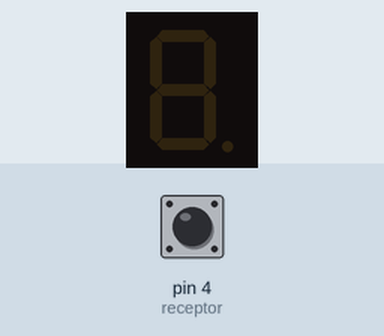
Simulated run of this sketch. Board: Arduino Uno, built with avr-gcc and run on an emulated ATmega328P. Shown: 1-digit seven-segment display. Wiring (inferred from the names in the program): 1-digit 7-segment display, segments lit when HIGH: segments pin 14, pin 16, pin 8, pin 7, pin 6, pin 15, pin 18, pin 9. The inputs (shaded band) are chosen by the test bench; at power-on: pin 4 (receptor) HIGH. The segment pins are drawn as the display they are named for; what the sketch prints to the serial monitor is not drawn.

Above: at 1.2 s.
1.3 s: pin 4 (receptor) pulled LOW for 1 s
At 2.3 s:
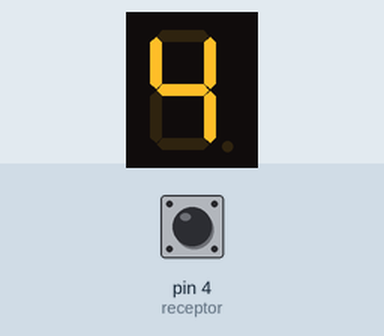
3.8 s: pin 4 (receptor) pulled LOW for 0.25 s
At 5.1 s:
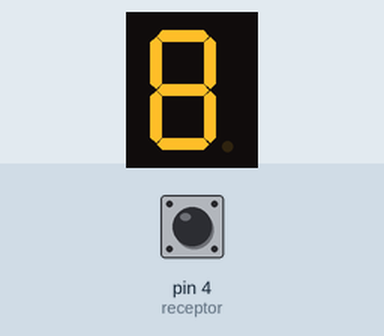
5.5 s: pin 4 (receptor) pulled LOW for 0.25 s
At 6.0 s:
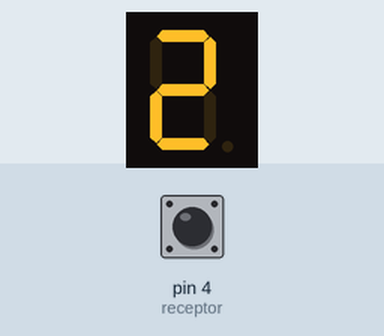
7.2 s: pin 4 (receptor) pulled LOW for 3.2 s
At 8.5 s:
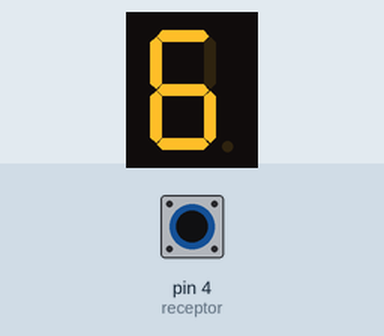
11.9 s: pin 4 (receptor) pulled LOW for 0.25 s
At 12.6 s:
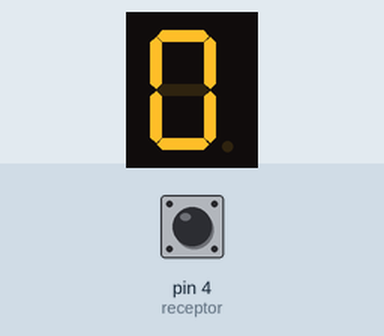
Timing chart, 0 to 14.6 s (numbered marks = the images above; inputs shaded):
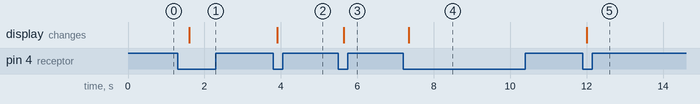

The sketch:

contador_display_7_seg.ino
```cpp
int a = 14;
int b = 16;
int c = 8;
int d = 7;
int e = 6;
int f = 15;
int g = 18;
int dp = 9;

int receptor = 4;

int contador = 0;

//int intervalo = 500;

void setup() {

  Serial.begin(9600);

  pinMode (a,OUTPUT);
  pinMode (b,OUTPUT);
  pinMode (c,OUTPUT);
  pinMode (d,OUTPUT);
  pinMode (e,OUTPUT);
  pinMode (f,OUTPUT);
  pinMode (g,OUTPUT);
  pinMode (dp,OUTPUT);

  pinMode(receptor, INPUT_PULLUP);
}

void zero(){
  digitalWrite(a,1);
  digitalWrite(b,1);
  digitalWrite(c,1);
  digitalWrite(d,1);
  digitalWrite(e,1);
  digitalWrite(f,1);
  digitalWrite(g,0);
}
void um(){
  digitalWrite(a,0);
  digitalWrite(b,1);
  digitalWrite(c,1);
  digitalWrite(d,0);
  digitalWrite(e,0);
  digitalWrite(f,0);
  digitalWrite(g,0);
}
void dois(){
  digitalWrite(a,1);
  digitalWrite(b,1);
  digitalWrite(c,0);
  digitalWrite(d,1);
  digitalWrite(e,1);
  digitalWrite(f,0);
  digitalWrite(g,1);
}
void tres(){
  digitalWrite(a,1);
  digitalWrite(b,1);
  digitalWrite(c,1);
  digitalWrite(d,1);
  digitalWrite(e,0);
  digitalWrite(f,0);
  digitalWrite(g,1);
}
void quatro(){
  digitalWrite(a,0);
  digitalWrite(b,1);
  digitalWrite(c,1);
  digitalWrite(d,0);
  digitalWrite(e,0);
  digitalWrite(f,1);
  digitalWrite(g,1);
}
void cinco(){
  digitalWrite(a,1);
  digitalWrite(b,0);
  digitalWrite(c,1);
  digitalWrite(d,1);
  digitalWrite(e,0);
  digitalWrite(f,1);
  digitalWrite(g,1);
}
void seis(){
  digitalWrite(a,1);
  digitalWrite(b,0);
  digitalWrite(c,1);
  digitalWrite(d,1);
  digitalWrite(e,1);
  digitalWrite(f,1);
  digitalWrite(g,1);
}
void sete(){
  digitalWrite(a,1);
  digitalWrite(b,1);
  digitalWrite(c,1);
  digitalWrite(d,0);
  digitalWrite(e,0);
  digitalWrite(f,0);
  digitalWrite(g,0);
}
void oito(){
  digitalWrite(a,1);
  digitalWrite(b,1);
  digitalWrite(c,1);
  digitalWrite(d,1);
  digitalWrite(e,1);
  digitalWrite(f,1);
  digitalWrite(g,1);
}
void nove(){
  digitalWrite(a,1);
  digitalWrite(b,1);
  digitalWrite(c,1);
  digitalWrite(d,1);
  digitalWrite(e,0);
  digitalWrite(f,1);
  digitalWrite(g,1);
}

void loop() {


  Serial.print(contador);

  if (digitalRead(receptor) == LOW){

    if (contador == 0){
      zero();
    }
    if (contador == 1){
      um();
    }
    if (contador == 2){
      dois();
    }
    if (contador == 3){
      tres();
    }
    if (contador == 4){
      quatro();
    }
    if (contador == 5){
      cinco();
    }
    if (contador == 6){
      seis();
    }
    if (contador == 7){
      sete();
    }
    if (contador == 8){
      oito();
    }
    if (contador == 9){
      nove();
    }
    if (contador == 10){
      contador = 0;
    }
  }
  if (digitalRead(receptor) == HIGH){
    contador = contador +1;
    if (contador == 10){
      contador = 0;
    }
    delay(400);
  }
}


  /*
  if (digitalRead(receptor) == HIGH){
    digitalWrite(dp,0);
  }
  if (digitalRead(receptor) == LOW){
    digitalWrite(dp,1);
  }
  */
  /*
  zero();
  delay(intervalo);
  um();
  delay(intervalo);
  dois();
  delay(intervalo);
  tres();
  delay(intervalo);
  quatro();
  delay(intervalo);
  cinco();
  delay(intervalo);
  seis();
  delay(intervalo);
  sete();
  delay(intervalo);
  oito();
  delay(intervalo);
  nove();
  delay(intervalo);
  */
```

Measured:
- after the input at 1.3 s, the display: changes after 0.30 s (image 1)
- after the input at 3.8 s, the display: changes after 0.10 s (image 2)
- after the input at 5.5 s, the display: changes after 0.15 s (image 3)
- after the input at 7.2 s, the display: changes after 0.15 s (image 4)
- after the input at 11.9 s, the display: changes after 0.10 s (image 5)
